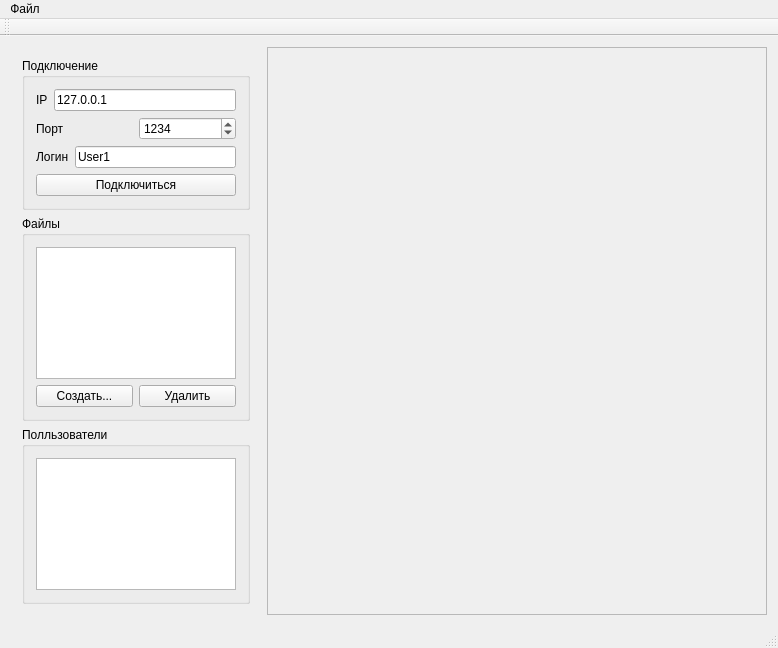
<?xml version="1.0" encoding="UTF-8"?>
<ui version="4.0">
 <class>notepadWindow</class>
 <widget class="QMainWindow" name="notepadWindow">
  <property name="geometry">
   <rect>
    <x>0</x>
    <y>0</y>
    <width>778</width>
    <height>648</height>
   </rect>
  </property>
  <property name="windowTitle">
   <string>notepadWindow</string>
  </property>
  <widget class="QWidget" name="centralWidget">
   <layout class="QHBoxLayout" name="horizontalLayout_5">
    <item>
     <widget class="QWidget" name="settings" native="true">
      <property name="minimumSize">
       <size>
        <width>250</width>
        <height>0</height>
       </size>
      </property>
      <property name="maximumSize">
       <size>
        <width>250</width>
        <height>16777215</height>
       </size>
      </property>
      <layout class="QVBoxLayout" name="verticalLayout_4">
       <property name="sizeConstraint">
        <enum>QLayout::SetMinimumSize</enum>
       </property>
       <item>
        <widget class="QGroupBox" name="connectionBox">
         <property name="title">
          <string>Подключение</string>
         </property>
         <layout class="QVBoxLayout" name="verticalLayout">
          <item>
           <layout class="QHBoxLayout" name="horizontalLayout">
            <item>
             <widget class="QLabel" name="label">
              <property name="text">
               <string>IP</string>
              </property>
             </widget>
            </item>
            <item>
             <widget class="QLineEdit" name="ip">
              <property name="inputMask">
               <string/>
              </property>
              <property name="text">
               <string>127.0.0.1</string>
              </property>
             </widget>
            </item>
           </layout>
          </item>
          <item>
           <layout class="QHBoxLayout" name="horizontalLayout_2">
            <item>
             <widget class="QLabel" name="label_2">
              <property name="text">
               <string>Порт</string>
              </property>
             </widget>
            </item>
            <item>
             <widget class="QSpinBox" name="port">
              <property name="maximumSize">
               <size>
                <width>16777215</width>
                <height>16777210</height>
               </size>
              </property>
              <property name="maximum">
               <number>2000</number>
              </property>
              <property name="value">
               <number>1234</number>
              </property>
             </widget>
            </item>
           </layout>
          </item>
          <item>
           <layout class="QHBoxLayout" name="horizontalLayout_3">
            <item>
             <widget class="QLabel" name="label_3">
              <property name="text">
               <string>Логин</string>
              </property>
             </widget>
            </item>
            <item>
             <widget class="QLineEdit" name="login">
              <property name="text">
               <string>User1</string>
              </property>
             </widget>
            </item>
           </layout>
          </item>
          <item>
           <widget class="QPushButton" name="connectDisConnect">
            <property name="text">
             <string>Подключиться</string>
            </property>
           </widget>
          </item>
         </layout>
         <zorder>connectDisConnect</zorder>
         <zorder></zorder>
         <zorder></zorder>
         <zorder></zorder>
        </widget>
       </item>
       <item>
        <widget class="QGroupBox" name="filesBox">
         <property name="minimumSize">
          <size>
           <width>0</width>
           <height>0</height>
          </size>
         </property>
         <property name="title">
          <string>Файлы</string>
         </property>
         <layout class="QVBoxLayout" name="verticalLayout_2">
          <item>
           <widget class="QListWidget" name="files"/>
          </item>
          <item>
           <layout class="QHBoxLayout" name="horizontalLayout_4">
            <item>
             <widget class="QPushButton" name="createB">
              <property name="text">
               <string>Создать...</string>
              </property>
             </widget>
            </item>
            <item>
             <widget class="QPushButton" name="deleteB">
              <property name="text">
               <string>Удалить</string>
              </property>
             </widget>
            </item>
           </layout>
          </item>
         </layout>
        </widget>
       </item>
       <item>
        <widget class="QGroupBox" name="usersBox">
         <property name="title">
          <string>Полльзователи</string>
         </property>
         <layout class="QVBoxLayout" name="verticalLayout_3">
          <item>
           <widget class="QListWidget" name="users"/>
          </item>
         </layout>
        </widget>
       </item>
      </layout>
     </widget>
    </item>
    <item>
     <widget class="textEditor" name="plainTextEdit">
      <property name="enabled">
       <bool>false</bool>
      </property>
      <property name="minimumSize">
       <size>
        <width>250</width>
        <height>0</height>
       </size>
      </property>
     </widget>
    </item>
   </layout>
  </widget>
  <widget class="QMenuBar" name="menuBar">
   <property name="geometry">
    <rect>
     <x>0</x>
     <y>0</y>
     <width>778</width>
     <height>21</height>
    </rect>
   </property>
   <widget class="QMenu" name="menu">
    <property name="title">
     <string>Файл</string>
    </property>
    <addaction name="save"/>
   </widget>
   <addaction name="menu"/>
  </widget>
  <widget class="QToolBar" name="mainToolBar">
   <attribute name="toolBarArea">
    <enum>TopToolBarArea</enum>
   </attribute>
   <attribute name="toolBarBreak">
    <bool>false</bool>
   </attribute>
  </widget>
  <widget class="QStatusBar" name="statusBar"/>
  <action name="save">
   <property name="text">
    <string>Сохранить как...</string>
   </property>
  </action>
 </widget>
 <layoutdefault spacing="6" margin="11"/>
 <customwidgets>
  <customwidget>
   <class>textEditor</class>
   <extends>QPlainTextEdit</extends>
   <header>texteditor.h</header>
  </customwidget>
 </customwidgets>
 <resources/>
 <connections/>
</ui>
